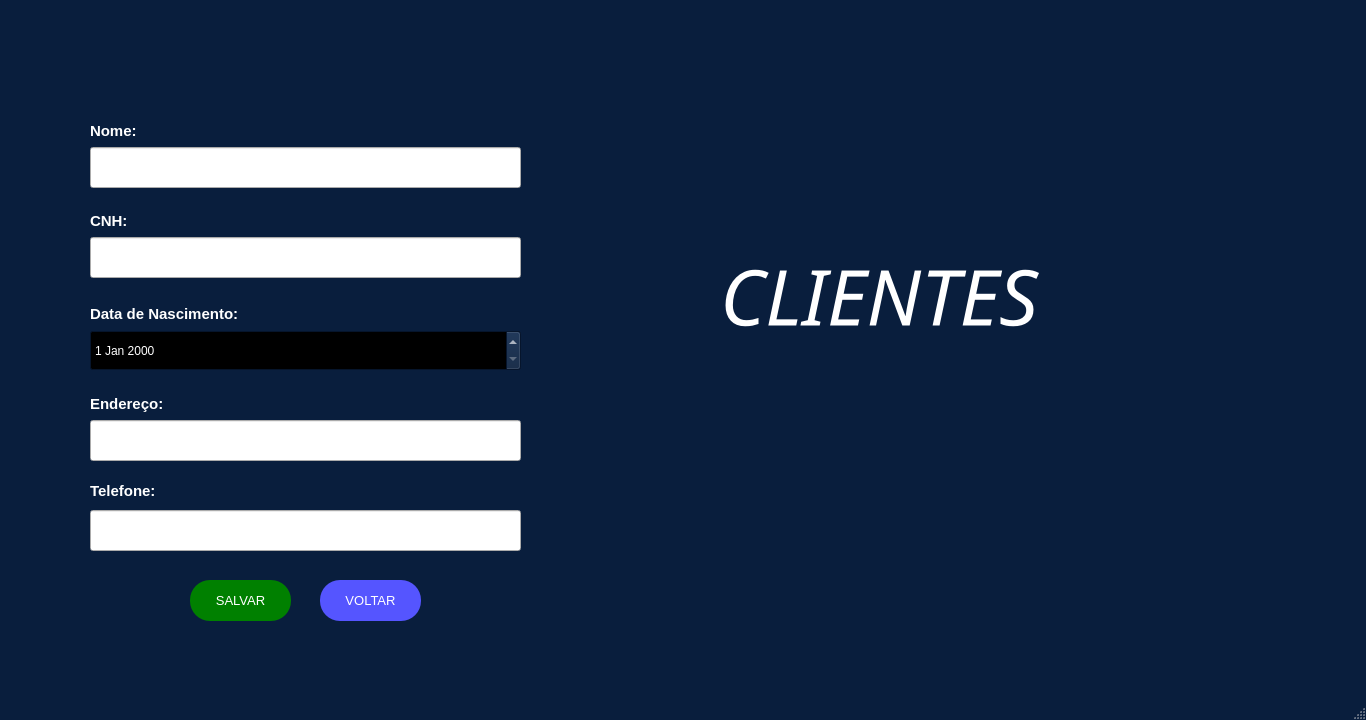
<?xml version="1.0" encoding="UTF-8"?>
<ui version="4.0">
 <class>MainWindow</class>
 <widget class="QMainWindow" name="MainWindow">
  <property name="geometry">
   <rect>
    <x>0</x>
    <y>0</y>
    <width>1366</width>
    <height>720</height>
   </rect>
  </property>
  <property name="minimumSize">
   <size>
    <width>1366</width>
    <height>720</height>
   </size>
  </property>
  <property name="maximumSize">
   <size>
    <width>1366</width>
    <height>720</height>
   </size>
  </property>
  <property name="palette">
   <palette>
    <active>
     <colorrole role="WindowText">
      <brush brushstyle="SolidPattern">
       <color alpha="255">
        <red>255</red>
        <green>255</green>
        <blue>255</blue>
       </color>
      </brush>
     </colorrole>
     <colorrole role="Button">
      <brush brushstyle="SolidPattern">
       <color alpha="255">
        <red>9</red>
        <green>30</green>
        <blue>61</blue>
       </color>
      </brush>
     </colorrole>
     <colorrole role="Light">
      <brush brushstyle="SolidPattern">
       <color alpha="255">
        <red>13</red>
        <green>45</green>
        <blue>91</blue>
       </color>
      </brush>
     </colorrole>
     <colorrole role="Midlight">
      <brush brushstyle="SolidPattern">
       <color alpha="255">
        <red>11</red>
        <green>37</green>
        <blue>76</blue>
       </color>
      </brush>
     </colorrole>
     <colorrole role="Dark">
      <brush brushstyle="SolidPattern">
       <color alpha="255">
        <red>4</red>
        <green>15</green>
        <blue>30</blue>
       </color>
      </brush>
     </colorrole>
     <colorrole role="Mid">
      <brush brushstyle="SolidPattern">
       <color alpha="255">
        <red>6</red>
        <green>20</green>
        <blue>41</blue>
       </color>
      </brush>
     </colorrole>
     <colorrole role="Text">
      <brush brushstyle="SolidPattern">
       <color alpha="255">
        <red>255</red>
        <green>255</green>
        <blue>255</blue>
       </color>
      </brush>
     </colorrole>
     <colorrole role="BrightText">
      <brush brushstyle="SolidPattern">
       <color alpha="255">
        <red>255</red>
        <green>255</green>
        <blue>255</blue>
       </color>
      </brush>
     </colorrole>
     <colorrole role="ButtonText">
      <brush brushstyle="SolidPattern">
       <color alpha="255">
        <red>255</red>
        <green>255</green>
        <blue>255</blue>
       </color>
      </brush>
     </colorrole>
     <colorrole role="Base">
      <brush brushstyle="SolidPattern">
       <color alpha="255">
        <red>0</red>
        <green>0</green>
        <blue>0</blue>
       </color>
      </brush>
     </colorrole>
     <colorrole role="Window">
      <brush brushstyle="SolidPattern">
       <color alpha="255">
        <red>9</red>
        <green>30</green>
        <blue>61</blue>
       </color>
      </brush>
     </colorrole>
     <colorrole role="Shadow">
      <brush brushstyle="SolidPattern">
       <color alpha="255">
        <red>0</red>
        <green>0</green>
        <blue>0</blue>
       </color>
      </brush>
     </colorrole>
     <colorrole role="AlternateBase">
      <brush brushstyle="SolidPattern">
       <color alpha="255">
        <red>4</red>
        <green>15</green>
        <blue>30</blue>
       </color>
      </brush>
     </colorrole>
     <colorrole role="ToolTipBase">
      <brush brushstyle="SolidPattern">
       <color alpha="255">
        <red>255</red>
        <green>255</green>
        <blue>220</blue>
       </color>
      </brush>
     </colorrole>
     <colorrole role="ToolTipText">
      <brush brushstyle="SolidPattern">
       <color alpha="255">
        <red>0</red>
        <green>0</green>
        <blue>0</blue>
       </color>
      </brush>
     </colorrole>
     <colorrole role="PlaceholderText">
      <brush brushstyle="SolidPattern">
       <color alpha="128">
        <red>255</red>
        <green>255</green>
        <blue>255</blue>
       </color>
      </brush>
     </colorrole>
    </active>
    <inactive>
     <colorrole role="WindowText">
      <brush brushstyle="SolidPattern">
       <color alpha="255">
        <red>255</red>
        <green>255</green>
        <blue>255</blue>
       </color>
      </brush>
     </colorrole>
     <colorrole role="Button">
      <brush brushstyle="SolidPattern">
       <color alpha="255">
        <red>9</red>
        <green>30</green>
        <blue>61</blue>
       </color>
      </brush>
     </colorrole>
     <colorrole role="Light">
      <brush brushstyle="SolidPattern">
       <color alpha="255">
        <red>13</red>
        <green>45</green>
        <blue>91</blue>
       </color>
      </brush>
     </colorrole>
     <colorrole role="Midlight">
      <brush brushstyle="SolidPattern">
       <color alpha="255">
        <red>11</red>
        <green>37</green>
        <blue>76</blue>
       </color>
      </brush>
     </colorrole>
     <colorrole role="Dark">
      <brush brushstyle="SolidPattern">
       <color alpha="255">
        <red>4</red>
        <green>15</green>
        <blue>30</blue>
       </color>
      </brush>
     </colorrole>
     <colorrole role="Mid">
      <brush brushstyle="SolidPattern">
       <color alpha="255">
        <red>6</red>
        <green>20</green>
        <blue>41</blue>
       </color>
      </brush>
     </colorrole>
     <colorrole role="Text">
      <brush brushstyle="SolidPattern">
       <color alpha="255">
        <red>255</red>
        <green>255</green>
        <blue>255</blue>
       </color>
      </brush>
     </colorrole>
     <colorrole role="BrightText">
      <brush brushstyle="SolidPattern">
       <color alpha="255">
        <red>255</red>
        <green>255</green>
        <blue>255</blue>
       </color>
      </brush>
     </colorrole>
     <colorrole role="ButtonText">
      <brush brushstyle="SolidPattern">
       <color alpha="255">
        <red>255</red>
        <green>255</green>
        <blue>255</blue>
       </color>
      </brush>
     </colorrole>
     <colorrole role="Base">
      <brush brushstyle="SolidPattern">
       <color alpha="255">
        <red>0</red>
        <green>0</green>
        <blue>0</blue>
       </color>
      </brush>
     </colorrole>
     <colorrole role="Window">
      <brush brushstyle="SolidPattern">
       <color alpha="255">
        <red>9</red>
        <green>30</green>
        <blue>61</blue>
       </color>
      </brush>
     </colorrole>
     <colorrole role="Shadow">
      <brush brushstyle="SolidPattern">
       <color alpha="255">
        <red>0</red>
        <green>0</green>
        <blue>0</blue>
       </color>
      </brush>
     </colorrole>
     <colorrole role="AlternateBase">
      <brush brushstyle="SolidPattern">
       <color alpha="255">
        <red>4</red>
        <green>15</green>
        <blue>30</blue>
       </color>
      </brush>
     </colorrole>
     <colorrole role="ToolTipBase">
      <brush brushstyle="SolidPattern">
       <color alpha="255">
        <red>255</red>
        <green>255</green>
        <blue>220</blue>
       </color>
      </brush>
     </colorrole>
     <colorrole role="ToolTipText">
      <brush brushstyle="SolidPattern">
       <color alpha="255">
        <red>0</red>
        <green>0</green>
        <blue>0</blue>
       </color>
      </brush>
     </colorrole>
     <colorrole role="PlaceholderText">
      <brush brushstyle="SolidPattern">
       <color alpha="128">
        <red>255</red>
        <green>255</green>
        <blue>255</blue>
       </color>
      </brush>
     </colorrole>
    </inactive>
    <disabled>
     <colorrole role="WindowText">
      <brush brushstyle="SolidPattern">
       <color alpha="255">
        <red>4</red>
        <green>15</green>
        <blue>30</blue>
       </color>
      </brush>
     </colorrole>
     <colorrole role="Button">
      <brush brushstyle="SolidPattern">
       <color alpha="255">
        <red>9</red>
        <green>30</green>
        <blue>61</blue>
       </color>
      </brush>
     </colorrole>
     <colorrole role="Light">
      <brush brushstyle="SolidPattern">
       <color alpha="255">
        <red>13</red>
        <green>45</green>
        <blue>91</blue>
       </color>
      </brush>
     </colorrole>
     <colorrole role="Midlight">
      <brush brushstyle="SolidPattern">
       <color alpha="255">
        <red>11</red>
        <green>37</green>
        <blue>76</blue>
       </color>
      </brush>
     </colorrole>
     <colorrole role="Dark">
      <brush brushstyle="SolidPattern">
       <color alpha="255">
        <red>4</red>
        <green>15</green>
        <blue>30</blue>
       </color>
      </brush>
     </colorrole>
     <colorrole role="Mid">
      <brush brushstyle="SolidPattern">
       <color alpha="255">
        <red>6</red>
        <green>20</green>
        <blue>41</blue>
       </color>
      </brush>
     </colorrole>
     <colorrole role="Text">
      <brush brushstyle="SolidPattern">
       <color alpha="255">
        <red>4</red>
        <green>15</green>
        <blue>30</blue>
       </color>
      </brush>
     </colorrole>
     <colorrole role="BrightText">
      <brush brushstyle="SolidPattern">
       <color alpha="255">
        <red>255</red>
        <green>255</green>
        <blue>255</blue>
       </color>
      </brush>
     </colorrole>
     <colorrole role="ButtonText">
      <brush brushstyle="SolidPattern">
       <color alpha="255">
        <red>4</red>
        <green>15</green>
        <blue>30</blue>
       </color>
      </brush>
     </colorrole>
     <colorrole role="Base">
      <brush brushstyle="SolidPattern">
       <color alpha="255">
        <red>9</red>
        <green>30</green>
        <blue>61</blue>
       </color>
      </brush>
     </colorrole>
     <colorrole role="Window">
      <brush brushstyle="SolidPattern">
       <color alpha="255">
        <red>9</red>
        <green>30</green>
        <blue>61</blue>
       </color>
      </brush>
     </colorrole>
     <colorrole role="Shadow">
      <brush brushstyle="SolidPattern">
       <color alpha="255">
        <red>0</red>
        <green>0</green>
        <blue>0</blue>
       </color>
      </brush>
     </colorrole>
     <colorrole role="AlternateBase">
      <brush brushstyle="SolidPattern">
       <color alpha="255">
        <red>9</red>
        <green>30</green>
        <blue>61</blue>
       </color>
      </brush>
     </colorrole>
     <colorrole role="ToolTipBase">
      <brush brushstyle="SolidPattern">
       <color alpha="255">
        <red>255</red>
        <green>255</green>
        <blue>220</blue>
       </color>
      </brush>
     </colorrole>
     <colorrole role="ToolTipText">
      <brush brushstyle="SolidPattern">
       <color alpha="255">
        <red>0</red>
        <green>0</green>
        <blue>0</blue>
       </color>
      </brush>
     </colorrole>
     <colorrole role="PlaceholderText">
      <brush brushstyle="SolidPattern">
       <color alpha="128">
        <red>255</red>
        <green>255</green>
        <blue>255</blue>
       </color>
      </brush>
     </colorrole>
    </disabled>
   </palette>
  </property>
  <property name="windowTitle">
   <string>Long Drive</string>
  </property>
  <property name="windowIcon">
   <iconset>
    <normaloff>../Logos/LOGO4.png</normaloff>../Logos/LOGO4.png</iconset>
  </property>
  <property name="layoutDirection">
   <enum>Qt::LeftToRight</enum>
  </property>
  <widget class="QWidget" name="centralwidget">
   <widget class="QLabel" name="clientes_logo">
    <property name="enabled">
     <bool>true</bool>
    </property>
    <property name="geometry">
     <rect>
      <x>800</x>
      <y>260</y>
      <width>341</width>
      <height>341</height>
     </rect>
    </property>
    <property name="toolTip">
     <string>&lt;html&gt;&lt;head/&gt;&lt;body&gt;&lt;p align=&quot;center&quot;&gt;&lt;br/&gt;&lt;/p&gt;&lt;/body&gt;&lt;/html&gt;</string>
    </property>
    <property name="whatsThis">
     <string>&lt;html&gt;&lt;head/&gt;&lt;body&gt;&lt;p align=&quot;center&quot;&gt;&lt;br/&gt;&lt;/p&gt;&lt;/body&gt;&lt;/html&gt;</string>
    </property>
    <property name="autoFillBackground">
     <bool>false</bool>
    </property>
    <property name="styleSheet">
     <string notr="true"/>
    </property>
    <property name="text">
     <string/>
    </property>
    <property name="pixmap">
     <pixmap>../Logos/LOGO2.png</pixmap>
    </property>
    <property name="scaledContents">
     <bool>true</bool>
    </property>
    <property name="wordWrap">
     <bool>false</bool>
    </property>
   </widget>
   <widget class="QLabel" name="clientes_name">
    <property name="geometry">
     <rect>
      <x>90</x>
      <y>120</y>
      <width>61</width>
      <height>21</height>
     </rect>
    </property>
    <property name="font">
     <font>
      <family>Arial</family>
      <pointsize>11</pointsize>
      <weight>75</weight>
      <bold>true</bold>
     </font>
    </property>
    <property name="text">
     <string>Nome:</string>
    </property>
   </widget>
   <widget class="QLineEdit" name="clientes_name_2">
    <property name="geometry">
     <rect>
      <x>90</x>
      <y>147</y>
      <width>431</width>
      <height>41</height>
     </rect>
    </property>
    <property name="font">
     <font>
      <pointsize>8</pointsize>
     </font>
    </property>
    <property name="styleSheet">
     <string notr="true">color: rgb(0, 0, 0);</string>
    </property>
   </widget>
   <widget class="QLineEdit" name="clientes_cnh_2">
    <property name="geometry">
     <rect>
      <x>90</x>
      <y>237</y>
      <width>431</width>
      <height>41</height>
     </rect>
    </property>
    <property name="font">
     <font>
      <pointsize>8</pointsize>
     </font>
    </property>
    <property name="styleSheet">
     <string notr="true">color: rgb(0, 0, 0);</string>
    </property>
   </widget>
   <widget class="QLabel" name="clientes_cpf">
    <property name="geometry">
     <rect>
      <x>90</x>
      <y>210</y>
      <width>51</width>
      <height>21</height>
     </rect>
    </property>
    <property name="font">
     <font>
      <family>Arial</family>
      <pointsize>11</pointsize>
      <weight>75</weight>
      <bold>true</bold>
     </font>
    </property>
    <property name="text">
     <string>CNH:</string>
    </property>
   </widget>
   <widget class="QLabel" name="clientes_nasc">
    <property name="geometry">
     <rect>
      <x>90</x>
      <y>303</y>
      <width>181</width>
      <height>21</height>
     </rect>
    </property>
    <property name="font">
     <font>
      <family>Arial</family>
      <pointsize>11</pointsize>
      <weight>75</weight>
      <bold>true</bold>
     </font>
    </property>
    <property name="text">
     <string>Data de Nascimento:</string>
    </property>
   </widget>
   <widget class="QLabel" name="clientes_tel">
    <property name="geometry">
     <rect>
      <x>90</x>
      <y>393</y>
      <width>91</width>
      <height>21</height>
     </rect>
    </property>
    <property name="font">
     <font>
      <family>Arial</family>
      <pointsize>11</pointsize>
      <weight>75</weight>
      <bold>true</bold>
     </font>
    </property>
    <property name="text">
     <string>Endereço:</string>
    </property>
   </widget>
   <widget class="QLineEdit" name="clientes_tel_2">
    <property name="geometry">
     <rect>
      <x>90</x>
      <y>510</y>
      <width>431</width>
      <height>41</height>
     </rect>
    </property>
    <property name="font">
     <font>
      <pointsize>8</pointsize>
     </font>
    </property>
    <property name="styleSheet">
     <string notr="true">color: rgb(0, 0, 0);</string>
    </property>
   </widget>
   <widget class="QLineEdit" name="clientes_end_2">
    <property name="geometry">
     <rect>
      <x>90</x>
      <y>420</y>
      <width>431</width>
      <height>41</height>
     </rect>
    </property>
    <property name="font">
     <font>
      <pointsize>8</pointsize>
     </font>
    </property>
    <property name="styleSheet">
     <string notr="true">color: rgb(0, 0, 0);</string>
    </property>
   </widget>
   <widget class="QLabel" name="clientes_end">
    <property name="geometry">
     <rect>
      <x>90</x>
      <y>480</y>
      <width>101</width>
      <height>21</height>
     </rect>
    </property>
    <property name="font">
     <font>
      <family>Arial</family>
      <pointsize>11</pointsize>
      <weight>75</weight>
      <bold>true</bold>
     </font>
    </property>
    <property name="text">
     <string>Telefone:</string>
    </property>
   </widget>
   <widget class="QLabel" name="clientes_cli">
    <property name="geometry">
     <rect>
      <x>720</x>
      <y>240</y>
      <width>501</width>
      <height>111</height>
     </rect>
    </property>
    <property name="font">
     <font>
      <family>Reem Kufi</family>
      <pointsize>58</pointsize>
      <weight>50</weight>
      <italic>true</italic>
      <bold>false</bold>
      <underline>false</underline>
     </font>
    </property>
    <property name="text">
     <string>CLIENTES</string>
    </property>
   </widget>
   <widget class="QPushButton" name="salvar_cliente">
    <property name="geometry">
     <rect>
      <x>190</x>
      <y>580</y>
      <width>101</width>
      <height>41</height>
     </rect>
    </property>
    <property name="palette">
     <palette>
      <active>
       <colorrole role="WindowText">
        <brush brushstyle="SolidPattern">
         <color alpha="255">
          <red>255</red>
          <green>255</green>
          <blue>255</blue>
         </color>
        </brush>
       </colorrole>
       <colorrole role="Button">
        <brush brushstyle="SolidPattern">
         <color alpha="255">
          <red>0</red>
          <green>128</green>
          <blue>0</blue>
         </color>
        </brush>
       </colorrole>
       <colorrole role="Text">
        <brush brushstyle="SolidPattern">
         <color alpha="255">
          <red>255</red>
          <green>255</green>
          <blue>255</blue>
         </color>
        </brush>
       </colorrole>
       <colorrole role="BrightText">
        <brush brushstyle="SolidPattern">
         <color alpha="255">
          <red>203</red>
          <green>255</green>
          <blue>80</blue>
         </color>
        </brush>
       </colorrole>
       <colorrole role="ButtonText">
        <brush brushstyle="SolidPattern">
         <color alpha="255">
          <red>255</red>
          <green>255</green>
          <blue>255</blue>
         </color>
        </brush>
       </colorrole>
       <colorrole role="Base">
        <brush brushstyle="SolidPattern">
         <color alpha="255">
          <red>0</red>
          <green>128</green>
          <blue>0</blue>
         </color>
        </brush>
       </colorrole>
       <colorrole role="Window">
        <brush brushstyle="SolidPattern">
         <color alpha="255">
          <red>0</red>
          <green>128</green>
          <blue>0</blue>
         </color>
        </brush>
       </colorrole>
       <colorrole role="ToolTipBase">
        <brush brushstyle="SolidPattern">
         <color alpha="255">
          <red>255</red>
          <green>255</green>
          <blue>0</blue>
         </color>
        </brush>
       </colorrole>
       <colorrole role="PlaceholderText">
        <brush brushstyle="SolidPattern">
         <color alpha="128">
          <red>0</red>
          <green>0</green>
          <blue>0</blue>
         </color>
        </brush>
       </colorrole>
      </active>
      <inactive>
       <colorrole role="WindowText">
        <brush brushstyle="SolidPattern">
         <color alpha="255">
          <red>255</red>
          <green>255</green>
          <blue>255</blue>
         </color>
        </brush>
       </colorrole>
       <colorrole role="Button">
        <brush brushstyle="SolidPattern">
         <color alpha="255">
          <red>0</red>
          <green>128</green>
          <blue>0</blue>
         </color>
        </brush>
       </colorrole>
       <colorrole role="Text">
        <brush brushstyle="SolidPattern">
         <color alpha="255">
          <red>255</red>
          <green>255</green>
          <blue>255</blue>
         </color>
        </brush>
       </colorrole>
       <colorrole role="BrightText">
        <brush brushstyle="SolidPattern">
         <color alpha="255">
          <red>203</red>
          <green>255</green>
          <blue>80</blue>
         </color>
        </brush>
       </colorrole>
       <colorrole role="ButtonText">
        <brush brushstyle="SolidPattern">
         <color alpha="255">
          <red>255</red>
          <green>255</green>
          <blue>255</blue>
         </color>
        </brush>
       </colorrole>
       <colorrole role="Base">
        <brush brushstyle="SolidPattern">
         <color alpha="255">
          <red>0</red>
          <green>128</green>
          <blue>0</blue>
         </color>
        </brush>
       </colorrole>
       <colorrole role="Window">
        <brush brushstyle="SolidPattern">
         <color alpha="255">
          <red>0</red>
          <green>128</green>
          <blue>0</blue>
         </color>
        </brush>
       </colorrole>
       <colorrole role="ToolTipBase">
        <brush brushstyle="SolidPattern">
         <color alpha="255">
          <red>255</red>
          <green>255</green>
          <blue>0</blue>
         </color>
        </brush>
       </colorrole>
       <colorrole role="PlaceholderText">
        <brush brushstyle="SolidPattern">
         <color alpha="128">
          <red>0</red>
          <green>0</green>
          <blue>0</blue>
         </color>
        </brush>
       </colorrole>
      </inactive>
      <disabled>
       <colorrole role="WindowText">
        <brush brushstyle="SolidPattern">
         <color alpha="255">
          <red>255</red>
          <green>255</green>
          <blue>255</blue>
         </color>
        </brush>
       </colorrole>
       <colorrole role="Button">
        <brush brushstyle="SolidPattern">
         <color alpha="255">
          <red>0</red>
          <green>128</green>
          <blue>0</blue>
         </color>
        </brush>
       </colorrole>
       <colorrole role="Text">
        <brush brushstyle="SolidPattern">
         <color alpha="255">
          <red>255</red>
          <green>255</green>
          <blue>255</blue>
         </color>
        </brush>
       </colorrole>
       <colorrole role="BrightText">
        <brush brushstyle="SolidPattern">
         <color alpha="255">
          <red>203</red>
          <green>255</green>
          <blue>80</blue>
         </color>
        </brush>
       </colorrole>
       <colorrole role="ButtonText">
        <brush brushstyle="SolidPattern">
         <color alpha="255">
          <red>255</red>
          <green>255</green>
          <blue>255</blue>
         </color>
        </brush>
       </colorrole>
       <colorrole role="Base">
        <brush brushstyle="SolidPattern">
         <color alpha="255">
          <red>0</red>
          <green>128</green>
          <blue>0</blue>
         </color>
        </brush>
       </colorrole>
       <colorrole role="Window">
        <brush brushstyle="SolidPattern">
         <color alpha="255">
          <red>0</red>
          <green>128</green>
          <blue>0</blue>
         </color>
        </brush>
       </colorrole>
       <colorrole role="ToolTipBase">
        <brush brushstyle="SolidPattern">
         <color alpha="255">
          <red>255</red>
          <green>255</green>
          <blue>0</blue>
         </color>
        </brush>
       </colorrole>
       <colorrole role="PlaceholderText">
        <brush brushstyle="SolidPattern">
         <color alpha="128">
          <red>0</red>
          <green>0</green>
          <blue>0</blue>
         </color>
        </brush>
       </colorrole>
      </disabled>
     </palette>
    </property>
    <property name="font">
     <font>
      <family>Arial</family>
      <pointsize>10</pointsize>
      <weight>9</weight>
      <italic>false</italic>
      <bold>false</bold>
     </font>
    </property>
    <property name="contextMenuPolicy">
     <enum>Qt::CustomContextMenu</enum>
    </property>
    <property name="styleSheet">
     <string notr="true">QPushButton{
	color:white;
	border-radius:20px;
	background-color: #008000;
	font: 75 10pt &quot;Arial&quot;;
}
QPushButton:hover{
	background-color: #005500;
}</string>
    </property>
    <property name="text">
     <string>SALVAR</string>
    </property>
    <property name="iconSize">
     <size>
      <width>93</width>
      <height>100</height>
     </size>
    </property>
    <property name="checkable">
     <bool>false</bool>
    </property>
    <property name="autoRepeat">
     <bool>false</bool>
    </property>
    <property name="autoExclusive">
     <bool>false</bool>
    </property>
    <property name="autoDefault">
     <bool>false</bool>
    </property>
    <property name="default">
     <bool>false</bool>
    </property>
    <property name="flat">
     <bool>true</bool>
    </property>
   </widget>
   <widget class="QPushButton" name="voltar_10">
    <property name="geometry">
     <rect>
      <x>320</x>
      <y>580</y>
      <width>101</width>
      <height>41</height>
     </rect>
    </property>
    <property name="palette">
     <palette>
      <active>
       <colorrole role="WindowText">
        <brush brushstyle="SolidPattern">
         <color alpha="255">
          <red>255</red>
          <green>255</green>
          <blue>255</blue>
         </color>
        </brush>
       </colorrole>
       <colorrole role="Button">
        <brush brushstyle="SolidPattern">
         <color alpha="255">
          <red>85</red>
          <green>85</green>
          <blue>255</blue>
         </color>
        </brush>
       </colorrole>
       <colorrole role="Text">
        <brush brushstyle="SolidPattern">
         <color alpha="255">
          <red>255</red>
          <green>255</green>
          <blue>255</blue>
         </color>
        </brush>
       </colorrole>
       <colorrole role="BrightText">
        <brush brushstyle="SolidPattern">
         <color alpha="255">
          <red>203</red>
          <green>255</green>
          <blue>80</blue>
         </color>
        </brush>
       </colorrole>
       <colorrole role="ButtonText">
        <brush brushstyle="SolidPattern">
         <color alpha="255">
          <red>255</red>
          <green>255</green>
          <blue>255</blue>
         </color>
        </brush>
       </colorrole>
       <colorrole role="Base">
        <brush brushstyle="SolidPattern">
         <color alpha="255">
          <red>85</red>
          <green>85</green>
          <blue>255</blue>
         </color>
        </brush>
       </colorrole>
       <colorrole role="Window">
        <brush brushstyle="SolidPattern">
         <color alpha="255">
          <red>85</red>
          <green>85</green>
          <blue>255</blue>
         </color>
        </brush>
       </colorrole>
       <colorrole role="ToolTipBase">
        <brush brushstyle="SolidPattern">
         <color alpha="255">
          <red>255</red>
          <green>255</green>
          <blue>0</blue>
         </color>
        </brush>
       </colorrole>
       <colorrole role="PlaceholderText">
        <brush brushstyle="SolidPattern">
         <color alpha="128">
          <red>0</red>
          <green>0</green>
          <blue>0</blue>
         </color>
        </brush>
       </colorrole>
      </active>
      <inactive>
       <colorrole role="WindowText">
        <brush brushstyle="SolidPattern">
         <color alpha="255">
          <red>255</red>
          <green>255</green>
          <blue>255</blue>
         </color>
        </brush>
       </colorrole>
       <colorrole role="Button">
        <brush brushstyle="SolidPattern">
         <color alpha="255">
          <red>85</red>
          <green>85</green>
          <blue>255</blue>
         </color>
        </brush>
       </colorrole>
       <colorrole role="Text">
        <brush brushstyle="SolidPattern">
         <color alpha="255">
          <red>255</red>
          <green>255</green>
          <blue>255</blue>
         </color>
        </brush>
       </colorrole>
       <colorrole role="BrightText">
        <brush brushstyle="SolidPattern">
         <color alpha="255">
          <red>203</red>
          <green>255</green>
          <blue>80</blue>
         </color>
        </brush>
       </colorrole>
       <colorrole role="ButtonText">
        <brush brushstyle="SolidPattern">
         <color alpha="255">
          <red>255</red>
          <green>255</green>
          <blue>255</blue>
         </color>
        </brush>
       </colorrole>
       <colorrole role="Base">
        <brush brushstyle="SolidPattern">
         <color alpha="255">
          <red>85</red>
          <green>85</green>
          <blue>255</blue>
         </color>
        </brush>
       </colorrole>
       <colorrole role="Window">
        <brush brushstyle="SolidPattern">
         <color alpha="255">
          <red>85</red>
          <green>85</green>
          <blue>255</blue>
         </color>
        </brush>
       </colorrole>
       <colorrole role="ToolTipBase">
        <brush brushstyle="SolidPattern">
         <color alpha="255">
          <red>255</red>
          <green>255</green>
          <blue>0</blue>
         </color>
        </brush>
       </colorrole>
       <colorrole role="PlaceholderText">
        <brush brushstyle="SolidPattern">
         <color alpha="128">
          <red>0</red>
          <green>0</green>
          <blue>0</blue>
         </color>
        </brush>
       </colorrole>
      </inactive>
      <disabled>
       <colorrole role="WindowText">
        <brush brushstyle="SolidPattern">
         <color alpha="255">
          <red>255</red>
          <green>255</green>
          <blue>255</blue>
         </color>
        </brush>
       </colorrole>
       <colorrole role="Button">
        <brush brushstyle="SolidPattern">
         <color alpha="255">
          <red>85</red>
          <green>85</green>
          <blue>255</blue>
         </color>
        </brush>
       </colorrole>
       <colorrole role="Text">
        <brush brushstyle="SolidPattern">
         <color alpha="255">
          <red>255</red>
          <green>255</green>
          <blue>255</blue>
         </color>
        </brush>
       </colorrole>
       <colorrole role="BrightText">
        <brush brushstyle="SolidPattern">
         <color alpha="255">
          <red>203</red>
          <green>255</green>
          <blue>80</blue>
         </color>
        </brush>
       </colorrole>
       <colorrole role="ButtonText">
        <brush brushstyle="SolidPattern">
         <color alpha="255">
          <red>255</red>
          <green>255</green>
          <blue>255</blue>
         </color>
        </brush>
       </colorrole>
       <colorrole role="Base">
        <brush brushstyle="SolidPattern">
         <color alpha="255">
          <red>85</red>
          <green>85</green>
          <blue>255</blue>
         </color>
        </brush>
       </colorrole>
       <colorrole role="Window">
        <brush brushstyle="SolidPattern">
         <color alpha="255">
          <red>85</red>
          <green>85</green>
          <blue>255</blue>
         </color>
        </brush>
       </colorrole>
       <colorrole role="ToolTipBase">
        <brush brushstyle="SolidPattern">
         <color alpha="255">
          <red>255</red>
          <green>255</green>
          <blue>0</blue>
         </color>
        </brush>
       </colorrole>
       <colorrole role="PlaceholderText">
        <brush brushstyle="SolidPattern">
         <color alpha="128">
          <red>0</red>
          <green>0</green>
          <blue>0</blue>
         </color>
        </brush>
       </colorrole>
      </disabled>
     </palette>
    </property>
    <property name="font">
     <font>
      <family>Arial</family>
      <pointsize>10</pointsize>
      <weight>9</weight>
      <italic>false</italic>
      <bold>false</bold>
     </font>
    </property>
    <property name="contextMenuPolicy">
     <enum>Qt::CustomContextMenu</enum>
    </property>
    <property name="styleSheet">
     <string notr="true">QPushButton{
	color:white;
	border-radius:20px;
	background-color: rgb(85, 85, 255);
	font: 75 10pt &quot;Arial&quot;;
}
QPushButton:hover{
	background-color: rgb(10, 10, 127);
}</string>
    </property>
    <property name="text">
     <string>VOLTAR</string>
    </property>
    <property name="iconSize">
     <size>
      <width>93</width>
      <height>100</height>
     </size>
    </property>
    <property name="checkable">
     <bool>false</bool>
    </property>
    <property name="autoRepeat">
     <bool>false</bool>
    </property>
    <property name="autoExclusive">
     <bool>false</bool>
    </property>
    <property name="autoDefault">
     <bool>false</bool>
    </property>
    <property name="default">
     <bool>false</bool>
    </property>
    <property name="flat">
     <bool>true</bool>
    </property>
   </widget>
   <widget class="QLabel" name="label">
    <property name="geometry">
     <rect>
      <x>90</x>
      <y>560</y>
      <width>361</width>
      <height>16</height>
     </rect>
    </property>
    <property name="text">
     <string/>
    </property>
   </widget>
   <widget class="QDateEdit" name="clientes_nasc_2">
    <property name="geometry">
     <rect>
      <x>90</x>
      <y>330</y>
      <width>431</width>
      <height>41</height>
     </rect>
    </property>
    <property name="styleSheet">
     <string notr="true">QDateEdit{rgb(0, 0, 0)}</string>
    </property>
   </widget>
  </widget>
  <widget class="QStatusBar" name="statusbar"/>
 </widget>
 <resources>
  <include location="../ICONES_QTDESIGNER.qrc"/>
 </resources>
 <connections/>
</ui>
